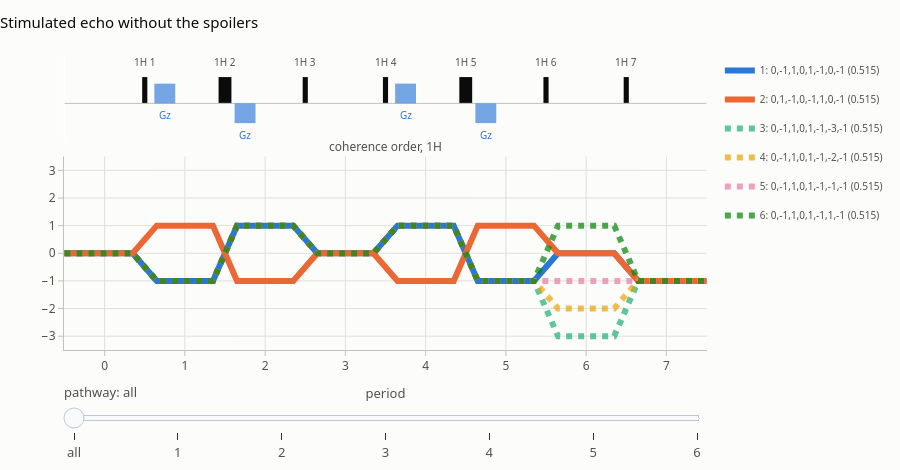

Write notebook code for a chart like this one.
### Code cell
plot_pathways(
    simulate(stimulated_echo(False), ste_cycle, wanted=wanted_ste), top=6, title="Stimulated echo without the spoilers"
)

### Figure 1 — Plotly figure (JSON) as saved in the notebook; plotly's stock layout.template omitted (floating-point values rounded to 4 significant figures)
{"data": [{"hovertemplate": "pathway 1: 0,-1,1,0,1,-1,0,-1<br>total 0.5149, ψ 0°<br>pc 1 · grad 1 · diff 0.5149 · pulse 1<extra></extra>", "legendgroup": "0", "line": {"color": "#2a78d6", "dash": "solid", "width": 6.0}, "mode": "lines", "name": "1: 0,-1,1,0,1,-1,0,-1 (0.515)", "opacity": 1.0, "showlegend": true, "x": [0.0, 0.85, 1.15, 1.85, 2.15, 2.85, 3.15, 3.85, 4.15, 4.85, 5.15, 5.85, 6.15, 6.85, 7.15, 8.0], "y": [0, 0, -1, -1, 1, 1, 0, 0, 1, 1, -1, -1, 0, 0, -1, -1], "type": "scatter", "xaxis": "x2", "yaxis": "y2"}, {"hovertemplate": "pathway 2: 0,1,-1,0,-1,1,0,-1<br>total 0.5149, ψ 0°<br>pc 1 · grad 1 · diff 0.5149 · pulse 1<extra></extra>", "legendgroup": "1", "line": {"color": "#eb6834", "dash": "solid", "width": 6.0}, "mode": "lines", "name": "2: 0,1,-1,0,-1,1,0,-1 (0.515)", "opacity": 1.0, "showlegend": true, "x": [0.0, 0.85, 1.15, 1.85, 2.15, 2.85, 3.15, 3.85, 4.15, 4.85, 5.15, 5.85, 6.15, 6.85, 7.15, 8.0], "y": [0, 0, 1, 1, -1, -1, 0, 0, -1, -1, 1, 1, 0, 0, -1, -1], "type": "scatter", "xaxis": "x2", "yaxis": "y2"}, {"hovertemplate": "pathway 3: 0,-1,1,0,1,-1,-3,-1<br>total 0.5149, ψ 180°<br>pc 1 · grad 1 · diff 0.5149 · pulse 1<extra></extra>", "legendgroup": "2", "line": {"color": "#1baf7a", "dash": "dot", "width": 6.0}, "mode": "lines", "name": "3: 0,-1,1,0,1,-1,-3,-1 (0.515)", "opacity": 0.7, "showlegend": true, "x": [0.0, 0.85, 1.15, 1.85, 2.15, 2.85, 3.15, 3.85, 4.15, 4.85, 5.15, 5.85, 6.15, 6.85, 7.15, 8.0], "y": [0, 0, -1, -1, 1, 1, 0, 0, 1, 1, -1, -1, -3, -3, -1, -1], "type": "scatter", "xaxis": "x2", "yaxis": "y2"}, {"hovertemplate": "pathway 4: 0,-1,1,0,1,-1,-2,-1<br>total 0.5149, ψ 0°<br>pc 1 · grad 1 · diff 0.5149 · pulse 1<extra></extra>", "legendgroup": "3", "line": {"color": "#eda100", "dash": "dot", "width": 6.0}, "mode": "lines", "name": "4: 0,-1,1,0,1,-1,-2,-1 (0.515)", "opacity": 0.7, "showlegend": true, "x": [0.0, 0.85, 1.15, 1.85, 2.15, 2.85, 3.15, 3.85, 4.15, 4.85, 5.15, 5.85, 6.15, 6.85, 7.15, 8.0], "y": [0, 0, -1, -1, 1, 1, 0, 0, 1, 1, -1, -1, -2, -2, -1, -1], "type": "scatter", "xaxis": "x2", "yaxis": "y2"}, {"hovertemplate": "pathway 5: 0,-1,1,0,1,-1,-1,-1<br>total 0.5149, ψ 180°<br>pc 1 · grad 1 · diff 0.5149 · pulse 1<extra></extra>", "legendgroup": "4", "line": {"color": "#e87ba4", "dash": "dot", "width": 6.0}, "mode": "lines", "name": "5: 0,-1,1,0,1,-1,-1,-1 (0.515)", "opacity": 0.7, "showlegend": true, "x": [0.0, 0.85, 1.15, 1.85, 2.15, 2.85, 3.15, 3.85, 4.15, 4.85, 5.15, 5.85, 6.15, 6.85, 7.15, 8.0], "y": [0, 0, -1, -1, 1, 1, 0, 0, 1, 1, -1, -1, -1, -1, -1, -1], "type": "scatter", "xaxis": "x2", "yaxis": "y2"}, {"hovertemplate": "pathway 6: 0,-1,1,0,1,-1,1,-1<br>total 0.5149, ψ 180°<br>pc 1 · grad 1 · diff 0.5149 · pulse 1<extra></extra>", "legendgroup": "5", "line": {"color": "#008300", "dash": "dot", "width": 6.0}, "mode": "lines", "name": "6: 0,-1,1,0,1,-1,1,-1 (0.515)", "opacity": 0.7, "showlegend": true, "x": [0.0, 0.85, 1.15, 1.85, 2.15, 2.85, 3.15, 3.85, 4.15, 4.85, 5.15, 5.85, 6.15, 6.85, 7.15, 8.0], "y": [0, 0, -1, -1, 1, 1, 0, 0, 1, 1, -1, -1, 1, 1, -1, -1], "type": "scatter", "xaxis": "x2", "yaxis": "y2"}], "layout": {"xaxis": {"anchor": "y", "domain": [0.0, 1.0], "matches": "x2", "showticklabels": false, "showgrid": false}, "yaxis": {"anchor": "x", "domain": [0.718, 1.0], "visible": false, "range": [-1.35, 1.8]}, "xaxis2": {"anchor": "y2", "domain": [0.0, 1.0], "title": {"font": {"color": "#52514e", "size": 13}, "text": "period"}, "tickfont": {"color": "#52514e", "size": 12}, "showgrid": true, "gridcolor": "#e1e0d9", "zeroline": false, "showline": true, "linecolor": "#c3c2b7", "ticks": "outside", "tickcolor": "#c3c2b7", "tickvals": [0.5, 1.5, 2.5, 3.5, 4.5, 5.5, 6.5, 7.5], "ticktext": ["0", "1", "2", "3", "4", "5", "6", "7"]}, "yaxis2": {"anchor": "x2", "domain": [0.0, 0.658], "tickfont": {"color": "#52514e", "size": 12}, "title": {"font": {"color": "#52514e", "size": 13}}, "range": [-3.5, 3.5], "dtick": 1, "showgrid": true, "gridcolor": "#e1e0d9", "zeroline": false, "showline": true, "linecolor": "#c3c2b7", "ticks": "outside", "tickcolor": "#c3c2b7"}, "annotations": [{"font": {"color": "#52514e", "size": 12}, "showarrow": false, "text": "coherence order, 1H", "x": 0.5, "xanchor": "center", "xref": "paper", "y": 0.658, "yanchor": "bottom", "yref": "paper"}, {"font": {"color": "#52514e", "size": 10}, "showarrow": false, "text": "1H 1", "x": 1.0, "xanchor": "center", "xref": "x", "y": 1.22, "yanchor": "bottom", "yref": "y"}, {"font": {"color": "#52514e", "size": 10}, "showarrow": false, "text": "1H 2", "x": 2.0, "xanchor": "center", "xref": "x", "y": 1.22, "yanchor": "bottom", "yref": "y"}, {"font": {"color": "#52514e", "size": 10}, "showarrow": false, "text": "1H 3", "x": 3.0, "xanchor": "center", "xref": "x", "y": 1.22, "yanchor": "bottom", "yref": "y"}, {"font": {"color": "#52514e", "size": 10}, "showarrow": false, "text": "1H 4", "x": 4.0, "xanchor": "center", "xref": "x", "y": 1.22, "yanchor": "bottom", "yref": "y"}, {"font": {"color": "#52514e", "size": 10}, "showarrow": false, "text": "1H 5", "x": 5.0, "xanchor": "center", "xref": "x", "y": 1.22, "yanchor": "bottom", "yref": "y"}, {"font": {"color": "#52514e", "size": 10}, "showarrow": false, "text": "1H 6", "x": 6.0, "xanchor": "center", "xref": "x", "y": 1.22, "yanchor": "bottom", "yref": "y"}, {"font": {"color": "#52514e", "size": 10}, "showarrow": false, "text": "1H 7", "x": 7.0, "xanchor": "center", "xref": "x", "y": 1.22, "yanchor": "bottom", "yref": "y"}, {"font": {"color": "#2a78d6", "size": 10}, "showarrow": false, "text": "Gz", "x": 1.25, "xanchor": "center", "xref": "x", "y": -0.1, "yanchor": "top", "yref": "y"}, {"font": {"color": "#2a78d6", "size": 10}, "showarrow": false, "text": "Gz", "x": 2.25, "xanchor": "center", "xref": "x", "y": -0.85, "yanchor": "top", "yref": "y"}, {"font": {"color": "#2a78d6", "size": 10}, "showarrow": false, "text": "Gz", "x": 4.25, "xanchor": "center", "xref": "x", "y": -0.1, "yanchor": "top", "yref": "y"}, {"font": {"color": "#2a78d6", "size": 10}, "showarrow": false, "text": "Gz", "x": 5.25, "xanchor": "center", "xref": "x", "y": -0.85, "yanchor": "top", "yref": "y"}], "shapes": [{"fillcolor": "#0b0b0b", "line": {"width": 0}, "type": "rect", "x0": 0.968, "x1": 1.032, "xref": "x", "y0": 0.0, "y1": 1.0, "yref": "y"}, {"fillcolor": "#0b0b0b", "line": {"width": 0}, "type": "rect", "x0": 1.92, "x1": 2.08, "xref": "x", "y0": 0.0, "y1": 1.0, "yref": "y"}, {"fillcolor": "#0b0b0b", "line": {"width": 0}, "type": "rect", "x0": 2.968, "x1": 3.032, "xref": "x", "y0": 0.0, "y1": 1.0, "yref": "y"}, {"fillcolor": "#0b0b0b", "line": {"width": 0}, "type": "rect", "x0": 3.968, "x1": 4.032, "xref": "x", "y0": 0.0, "y1": 1.0, "yref": "y"}, {"fillcolor": "#0b0b0b", "line": {"width": 0}, "type": "rect", "x0": 4.92, "x1": 5.08, "xref": "x", "y0": 0.0, "y1": 1.0, "yref": "y"}, {"fillcolor": "#0b0b0b", "line": {"width": 0}, "type": "rect", "x0": 5.968, "x1": 6.032, "xref": "x", "y0": 0.0, "y1": 1.0, "yref": "y"}, {"fillcolor": "#0b0b0b", "line": {"width": 0}, "type": "rect", "x0": 6.968, "x1": 7.032, "xref": "x", "y0": 0.0, "y1": 1.0, "yref": "y"}, {"line": {"color": "#c3c2b7", "width": 1}, "type": "line", "x0": 0.0, "x1": 8.0, "xref": "x", "y0": 0.0, "y1": 0.0, "yref": "y"}, {"fillcolor": "#2a78d6", "line": {"width": 0}, "opacity": 0.65, "type": "rect", "x0": 1.12, "x1": 1.38, "xref": "x", "y0": 0.0, "y1": 0.75, "yref": "y"}, {"fillcolor": "#2a78d6", "line": {"width": 0}, "opacity": 0.65, "type": "rect", "x0": 2.12, "x1": 2.38, "xref": "x", "y0": 0.0, "y1": -0.75, "yref": "y"}, {"fillcolor": "#2a78d6", "line": {"width": 0}, "opacity": 0.65, "type": "rect", "x0": 4.12, "x1": 4.38, "xref": "x", "y0": 0.0, "y1": 0.75, "yref": "y"}, {"fillcolor": "#2a78d6", "line": {"width": 0}, "opacity": 0.65, "type": "rect", "x0": 5.12, "x1": 5.38, "xref": "x", "y0": 0.0, "y1": -0.75, "yref": "y"}], "font": {"family": "system-ui, -apple-system, \"Segoe UI\", Roboto, sans-serif", "color": "#0b0b0b", "size": 13}, "margin": {"l": 64, "r": 24, "t": 56, "b": 48}, "title": {"font": {"size": 15, "color": "#0b0b0b"}, "text": "Stimulated echo without the spoilers", "x": 0, "xanchor": "left"}, "legend": {"font": {"size": 10, "color": "#52514e"}, "orientation": "v", "x": 1.02, "y": 1, "bgcolor": "rgba(0,0,0,0)"}, "modebar": {"bgcolor": "rgba(0,0,0,0)", "color": "#898781", "activecolor": "#52514e", "remove": ["lasso2d", "select2d"]}, "sliders": [{"active": 0, "currentvalue": {"font": {"color": "#52514e"}, "prefix": "pathway: "}, "font": {"color": "#52514e"}, "pad": {"t": 30}, "steps": [{"args": [{"opacity": [1.0, 1.0, 0.7, 0.7, 0.7, 0.7]}, {"annotations": [{"font": {"color": "#52514e", "size": 12}, "showarrow": false, "text": "coherence order, 1H", "x": 0.5, "xanchor": "center", "xref": "paper", "y": 0.658, "yanchor": "bottom", "yref": "paper"}, {"font": {"color": "#52514e", "size": 10}, "showarrow": false, "text": "1H 1", "x": 1.0, "xanchor": "center", "xref": "x", "y": 1.22, "yanchor": "bottom", "yref": "y"}, {"font": {"color": "#52514e", "size": 10}, "showarrow": false, "text": "1H 2", "x": 2.0, "xanchor": "center", "xref": "x", "y": 1.22, "yanchor": "bottom", "yref": "y"}, {"font": {"color": "#52514e", "size": 10}, "showarrow": false, "text": "1H 3", "x": 3.0, "xanchor": "center", "xref": "x", "y": 1.22, "yanchor": "bottom", "yref": "y"}, {"font": {"color": "#52514e", "size": 10}, "showarrow": false, "text": "1H 4", "x": 4.0, "xanchor": "center", "xref": "x", "y": 1.22, "yanchor": "bottom", "yref": "y"}, {"font": {"color": "#52514e", "size": 10}, "showarrow": false, "text": "1H 5", "x": 5.0, "xanchor": "center", "xref": "x", "y": 1.22, "yanchor": "bottom", "yref": "y"}, {"font": {"color": "#52514e", "size": 10}, "showarrow": false, "text": "1H 6", "x": 6.0, "xanchor": "center", "xref": "x", "y": 1.22, "yanchor": "bottom", "yref": "y"}, {"font": {"color": "#52514e", "size": 10}, "showarrow": false, "text": "1H 7", "x": 7.0, "xanchor": "center", "xref": "x", "y": 1.22, "yanchor": "bottom", "yref": "y"}, {"font": {"color": "#2a78d6", "size": 10}, "showarrow": false, "text": "Gz", "x": 1.25, "xanchor": "center", "xref": "x", "y": -0.1, "yanchor": "top", "yref": "y"}, {"font": {"color": "#2a78d6", "size": 10}, "showarrow": false, "text": "Gz", "x": 2.25, "xanchor": "center", "xref": "x", "y": -0.85, "yanchor": "top", "yref": "y"}, {"font": {"color": "#2a78d6", "size": 10}, "showarrow": false, "text": "Gz", "x": 4.25, "xanchor": "center", "xref": "x", "y": -0.1, "yanchor": "top", "yref": "y"}, {"font": {"color": "#2a78d6", "size": 10}, "showarrow": false, "text": "Gz", "x": 5.25, "xanchor": "center", "xref": "x", "y": -0.85, "yanchor": "top", "yref": "y"}]}], "label": "all", "method": "update"}, {"args": [{"opacity": [1.0, 0.12, 0.12, 0.12, 0.12, 0.12]}, {"annotations": [{"font": {"color": "#52514e", "size": 12}, "showarrow": false, "text": "coherence order, 1H", "x": 0.5, "xanchor": "center", "xref": "paper", "y": 0.658, "yanchor": "bottom", "yref": "paper"}, {"font": {"color": "#52514e", "size": 10}, "showarrow": false, "text": "1H 1", "x": 1.0, "xanchor": "center", "xref": "x", "y": 1.22, "yanchor": "bottom", "yref": "y"}, {"font": {"color": "#52514e", "size": 10}, "showarrow": false, "text": "1H 2", "x": 2.0, "xanchor": "center", "xref": "x", "y": 1.22, "yanchor": "bottom", "yref": "y"}, {"font": {"color": "#52514e", "size": 10}, "showarrow": false, "text": "1H 3", "x": 3.0, "xanchor": "center", "xref": "x", "y": 1.22, "yanchor": "bottom", "yref": "y"}, {"font": {"color": "#52514e", "size": 10}, "showarrow": false, "text": "1H 4", "x": 4.0, "xanchor": "center", "xref": "x", "y": 1.22, "yanchor": "bottom", "yref": "y"}, {"font": {"color": "#52514e", "size": 10}, "showarrow": false, "text": "1H 5", "x": 5.0, "xanchor": "center", "xref": "x", "y": 1.22, "yanchor": "bottom", "yref": "y"}, {"font": {"color": "#52514e", "size": 10}, "showarrow": false, "text": "1H 6", "x": 6.0, "xanchor": "center", "xref": "x", "y": 1.22, "yanchor": "bottom", "yref": "y"}, {"font": {"color": "#52514e", "size": 10}, "showarrow": false, "text": "1H 7", "x": 7.0, "xanchor": "center", "xref": "x", "y": 1.22, "yanchor": "bottom", "yref": "y"}, {"font": {"color": "#2a78d6", "size": 10}, "showarrow": false, "text": "Gz", "x": 1.25, "xanchor": "center", "xref": "x", "y": -0.1, "yanchor": "top", "yref": "y"}, {"font": {"color": "#2a78d6", "size": 10}, "showarrow": false, "text": "Gz", "x": 2.25, "xanchor": "center", "xref": "x", "y": -0.85, "yanchor": "top", "yref": "y"}, {"font": {"color": "#2a78d6", "size": 10}, "showarrow": false, "text": "Gz", "x": 4.25, "xanchor": "center", "xref": "x", "y": -0.1, "yanchor": "top", "yref": "y"}, {"font": {"color": "#2a78d6", "size": 10}, "showarrow": false, "text": "Gz", "x": 5.25, "xanchor": "center", "xref": "x", "y": -0.85, "yanchor": "top", "yref": "y"}, {"xref": "paper", "yref": "paper", "x": 1.0, "y": 0.0, "xanchor": "right", "yanchor": "bottom", "align": "left", "showarrow": false, "bgcolor": "#fcfcfb", "bordercolor": "#c3c2b7", "borderwidth": 1, "font": {"size": 11, "color": "#0b0b0b"}, "text": "<b>pathway 1</b> 0,-1,1,0,1,-1,0,-1 (wanted)<br>total 0.5149, ψ 0°<br>phase cycle 1<br>gradient 1<br>diffusion 0.5149<br>pulses 1"}]}], "label": "1", "method": "update"}, {"args": [{"opacity": [0.12, 1.0, 0.12, 0.12, 0.12, 0.12]}, {"annotations": [{"font": {"color": "#52514e", "size": 12}, "showarrow": false, "text": "coherence order, 1H", "x": 0.5, "xanchor": "center", "xref": "paper", "y": 0.658, "yanchor": "bottom", "yref": "paper"}, {"font": {"color": "#52514e", "size": 10}, "showarrow": false, "text": "1H 1", "x": 1.0, "xanchor": "center", "xref": "x", "y": 1.22, "yanchor": "bottom", "yref": "y"}, {"font": {"color": "#52514e", "size": 10}, "showarrow": false, "text": "1H 2", "x": 2.0, "xanchor": "center", "xref": "x", "y": 1.22, "yanchor": "bottom", "yref": "y"}, {"font": {"color": "#52514e", "size": 10}, "showarrow": false, "text": "1H 3", "x": 3.0, "xanchor": "center", "xref": "x", "y": 1.22, "yanchor": "bottom", "yref": "y"}, {"font": {"color": "#52514e", "size": 10}, "showarrow": false, "text": "1H 4", "x": 4.0, "xanchor": "center", "xref": "x", "y": 1.22, "yanchor": "bottom", "yref": "y"}, {"font": {"color": "#52514e", "size": 10}, "showarrow": false, "text": "1H 5", "x": 5.0, "xanchor": "center", "xref": "x", "y": 1.22, "yanchor": "bottom", "yref": "y"}, {"font": {"color": "#52514e", "size": 10}, "showarrow": false, "text": "1H 6", "x": 6.0, "xanchor": "center", "xref": "x", "y": 1.22, "yanchor": "bottom", "yref": "y"}, {"font": {"color": "#52514e", "size": 10}, "showarrow": false, "text": "1H 7", "x": 7.0, "xanchor": "center", "xref": "x", "y": 1.22, "yanchor": "bottom", "yref": "y"}, {"font": {"color": "#2a78d6", "size": 10}, "showarrow": false, "text": "Gz", "x": 1.25, "xanchor": "center", "xref": "x", "y": -0.1, "yanchor": "top", "yref": "y"}, {"font": {"color": "#2a78d6", "size": 10}, "showarrow": false, "text": "Gz", "x": 2.25, "xanchor": "center", "xref": "x", "y": -0.85, "yanchor": "top", "yref": "y"}, {"font": {"color": "#2a78d6", "size": 10}, "showarrow": false, "text": "Gz", "x": 4.25, "xanchor": "center", "xref": "x", "y": -0.1, "yanchor": "top", "yref": "y"}, {"font": {"color": "#2a78d6", "size": 10}, "showarrow": false, "text": "Gz", "x": 5.25, "xanchor": "center", "xref": "x", "y": -0.85, "yanchor": "top", "yref": "y"}, {"xref": "paper", "yref": "paper", "x": 1.0, "y": 0.0, "xanchor": "right", "yanchor": "bottom", "align": "left", "showarrow": false, "bgcolor": "#fcfcfb", "bordercolor": "#c3c2b7", "borderwidth": 1, "font": {"size": 11, "color": "#0b0b0b"}, "text": "<b>pathway 2</b> 0,1,-1,0,-1,1,0,-1 (wanted)<br>total 0.5149, ψ 0°<br>phase cycle 1<br>gradient 1<br>diffusion 0.5149<br>pulses 1"}]}], "label": "2", "method": "update"}, {"args": [{"opacity": [0.12, 0.12, 1.0, 0.12, 0.12, 0.12]}, {"annotations": [{"font": {"color": "#52514e", "size": 12}, "showarrow": false, "text": "coherence order, 1H", "x": 0.5, "xanchor": "center", "xref": "paper", "y": 0.658, "yanchor": "bottom", "yref": "paper"}, {"font": {"color": "#52514e", "size": 10}, "showarrow": false, "text": "1H 1", "x": 1.0, "xanchor": "center", "xref": "x", "y": 1.22, "yanchor": "bottom", "yref": "y"}, {"font": {"color": "#52514e", "size": 10}, "showarrow": false, "text": "1H 2", "x": 2.0, "xanchor": "center", "xref": "x", "y": 1.22, "yanchor": "bottom", "yref": "y"}, {"font": {"color": "#52514e", "size": 10}, "showarrow": false, "text": "1H 3", "x": 3.0, "xanchor": "center", "xref": "x", "y": 1.22, "yanchor": "bottom", "yref": "y"}, {"font": {"color": "#52514e", "size": 10}, "showarrow": false, "text": "1H 4", "x": 4.0, "xanchor": "center", "xref": "x", "y": 1.22, "yanchor": "bottom", "yref": "y"}, {"font": {"color": "#52514e", "size": 10}, "showarrow": false, "text": "1H 5", "x": 5.0, "xanchor": "center", "xref": "x", "y": 1.22, "yanchor": "bottom", "yref": "y"}, {"font": {"color": "#52514e", "size": 10}, "showarrow": false, "text": "1H 6", "x": 6.0, "xanchor": "center", "xref": "x", "y": 1.22, "yanchor": "bottom", "yref": "y"}, {"font": {"color": "#52514e", "size": 10}, "showarrow": false, "text": "1H 7", "x": 7.0, "xanchor": "center", "xref": "x", "y": 1.22, "yanchor": "bottom", "yref": "y"}, {"font": {"color": "#2a78d6", "size": 10}, "showarrow": false, "text": "Gz", "x": 1.25, "xanchor": "center", "xref": "x", "y": -0.1, "yanchor": "top", "yref": "y"}, {"font": {"color": "#2a78d6", "size": 10}, "showarrow": false, "text": "Gz", "x": 2.25, "xanchor": "center", "xref": "x", "y": -0.85, "yanchor": "top", "yref": "y"}, {"font": {"color": "#2a78d6", "size": 10}, "showarrow": false, "text": "Gz", "x": 4.25, "xanchor": "center", "xref": "x", "y": -0.1, "yanchor": "top", "yref": "y"}, {"font": {"color": "#2a78d6", "size": 10}, "showarrow": false, "text": "Gz", "x": 5.25, "xanchor": "center", "xref": "x", "y": -0.85, "yanchor": "top", "yref": "y"}, {"xref": "paper", "yref": "paper", "x": 1.0, "y": 0.0, "xanchor": "right", "yanchor": "bottom", "align": "left", "showarrow": false, "bgcolor": "#fcfcfb", "bordercolor": "#c3c2b7", "borderwidth": 1, "font": {"size": 11, "color": "#0b0b0b"}, "text": "<b>pathway 3</b> 0,-1,1,0,1,-1,-3,-1<br>total 0.5149, ψ 180°<br>phase cycle 1<br>gradient 1<br>diffusion 0.5149<br>pulses 1"}]}], "label": "3", "method": "update"}, {"args": [{"opacity": [0.12, 0.12, 0.12, 1.0, 0.12, 0.12]}, {"annotations": [{"font": {"color": "#52514e", "size": 12}, "showarrow": false, "text": "coherence order, 1H", "x": 0.5, "xanchor": "center", "xref": "paper", "y": 0.658, "yanchor": "bottom", "yref": "paper"}, {"font": {"color": "#52514e", "size": 10}, "showarrow": false, "text": "1H 1", "x": 1.0, "xanchor": "center", "xref": "x", "y": 1.22, "yanchor": "bottom", "yref": "y"}, {"font": {"color": "#52514e", "size": 10}, "showarrow": false, "text": "1H 2", "x": 2.0, "xanchor": "center", "xref": "x", "y": 1.22, "yanchor": "bottom", "yref": "y"}, {"font": {"color": "#52514e", "size": 10}, "showarrow": false, "text": "1H 3", "x": 3.0, "xanchor": "center", "xref": "x", "y": 1.22, "yanchor": "bottom", "yref": "y"}, {"font": {"color": "#52514e", "size": 10}, "showarrow": false, "text": "1H 4", "x": 4.0, "xanchor": "center", "xref": "x", "y": 1.22, "yanchor": "bottom", "yref": "y"}, {"font": {"color": "#52514e", "size": 10}, "showarrow": false, "text": "1H 5", "x": 5.0, "xanchor": "center", "xref": "x", "y": 1.22, "yanchor": "bottom", "yref": "y"}, {"font": {"color": "#52514e", "size": 10}, "showarrow": false, "text": "1H 6", "x": 6.0, "xanchor": "center", "xref": "x", "y": 1.22, "yanchor": "bottom", "yref": "y"}, {"font": {"color": "#52514e", "size": 10}, "showarrow": false, "text": "1H 7", "x": 7.0, "xanchor": "center", "xref": "x", "y": 1.22, "yanchor": "bottom", "yref": "y"}, {"font": {"color": "#2a78d6", "size": 10}, "showarrow": false, "text": "Gz", "x": 1.25, "xanchor": "center", "xref": "x", "y": -0.1, "yanchor": "top", "yref": "y"}, {"font": {"color": "#2a78d6", "size": 10}, "showarrow": false, "text": "Gz", "x": 2.25, "xanchor": "center", "xref": "x", "y": -0.85, "yanchor": "top", "yref": "y"}, {"font": {"color": "#2a78d6", "size": 10}, "showarrow": false, "text": "Gz", "x": 4.25, "xanchor": "center", "xref": "x", "y": -0.1, "yanchor": "top", "yref": "y"}, {"font": {"color": "#2a78d6", "size": 10}, "showarrow": false, "text": "Gz", "x": 5.25, "xanchor": "center", "xref": "x", "y": -0.85, "yanchor": "top", "yref": "y"}, {"xref": "paper", "yref": "paper", "x": 1.0, "y": 0.0, "xanchor": "right", "yanchor": "bottom", "align": "left", "showarrow": false, "bgcolor": "#fcfcfb", "bordercolor": "#c3c2b7", "borderwidth": 1, "font": {"size": 11, "color": "#0b0b0b"}, "text": "<b>pathway 4</b> 0,-1,1,0,1,-1,-2,-1<br>total 0.5149, ψ 0°<br>phase cycle 1<br>gradient 1<br>diffusion 0.5149<br>pulses 1"}]}], "label": "4", "method": "update"}, {"args": [{"opacity": [0.12, 0.12, 0.12, 0.12, 1.0, 0.12]}, {"annotations": [{"font": {"color": "#52514e", "size": 12}, "showarrow": false, "text": "coherence order, 1H", "x": 0.5, "xanchor": "center", "xref": "paper", "y": 0.658, "yanchor": "bottom", "yref": "paper"}, {"font": {"color": "#52514e", "size": 10}, "showarrow": false, "text": "1H 1", "x": 1.0, "xanchor": "center", "xref": "x", "y": 1.22, "yanchor": "bottom", "yref": "y"}, {"font": {"color": "#52514e", "size": 10}, "showarrow": false, "text": "1H 2", "x": 2.0, "xanchor": "center", "xref": "x", "y": 1.22, "yanchor": "bottom", "yref": "y"}, {"font": {"color": "#52514e", "size": 10}, "showarrow": false, "text": "1H 3", "x": 3.0, "xanchor": "center", "xref": "x", "y": 1.22, "yanchor": "bottom", "yref": "y"}, {"font": {"color": "#52514e", "size": 10}, "showarrow": false, "text": "1H 4", "x": 4.0, "xanchor": "center", "xref": "x", "y": 1.22, "yanchor": "bottom", "yref": "y"}, {"font": {"color": "#52514e", "size": 10}, "showarrow": false, "text": "1H 5", "x": 5.0, "xanchor": "center", "xref": "x", "y": 1.22, "yanchor": "bottom", "yref": "y"}, {"font": {"color": "#52514e", "size": 10}, "showarrow": false, "text": "1H 6", "x": 6.0, "xanchor": "center", "xref": "x", "y": 1.22, "yanchor": "bottom", "yref": "y"}, {"font": {"color": "#52514e", "size": 10}, "showarrow": false, "text": "1H 7", "x": 7.0, "xanchor": "center", "xref": "x", "y": 1.22, "yanchor": "bottom", "yref": "y"}, {"font": {"color": "#2a78d6", "size": 10}, "showarrow": false, "text": "Gz", "x": 1.25, "xanchor": "center", "xref": "x", "y": -0.1, "yanchor": "top", "yref": "y"}, {"font": {"color": "#2a78d6", "size": 10}, "showarrow": false, "text": "Gz", "x": 2.25, "xanchor": "center", "xref": "x", "y": -0.85, "yanchor": "top", "yref": "y"}, {"font": {"color": "#2a78d6", "size": 10}, "showarrow": false, "text": "Gz", "x": 4.25, "xanchor": "center", "xref": "x", "y": -0.1, "yanchor": "top", "yref": "y"}, {"font": {"color": "#2a78d6", "size": 10}, "showarrow": false, "text": "Gz", "x": 5.25, "xanchor": "center", "xref": "x", "y": -0.85, "yanchor": "top", "yref": "y"}, {"xref": "paper", "yref": "paper", "x": 1.0, "y": 0.0, "xanchor": "right", "yanchor": "bottom", "align": "left", "showarrow": false, "bgcolor": "#fcfcfb", "bordercolor": "#c3c2b7", "borderwidth": 1, "font": {"size": 11, "color": "#0b0b0b"}, "text": "<b>pathway 5</b> 0,-1,1,0,1,-1,-1,-1<br>total 0.5149, ψ 180°<br>phase cycle 1<br>gradient 1<br>diffusion 0.5149<br>pulses 1"}]}], "label": "5", "method": "update"}, {"args": [{"opacity": [0.12, 0.12, 0.12, 0.12, 0.12, 1.0]}, {"annotations": [{"font": {"color": "#52514e", "size": 12}, "showarrow": false, "text": "coherence order, 1H", "x": 0.5, "xanchor": "center", "xref": "paper", "y": 0.658, "yanchor": "bottom", "yref": "paper"}, {"font": {"color": "#52514e", "size": 10}, "showarrow": false, "text": "1H 1", "x": 1.0, "xanchor": "center", "xref": "x", "y": 1.22, "yanchor": "bottom", "yref": "y"}, {"font": {"color": "#52514e", "size": 10}, "showarrow": false, "text": "1H 2", "x": 2.0, "xanchor": "center", "xref": "x", "y": 1.22, "yanchor": "bottom", "yref": "y"}, {"font": {"color": "#52514e", "size": 10}, "showarrow": false, "text": "1H 3", "x": 3.0, "xanchor": "center", "xref": "x", "y": 1.22, "yanchor": "bottom", "yref": "y"}, {"font": {"color": "#52514e", "size": 10}, "showarrow": false, "text": "1H 4", "x": 4.0, "xanchor": "center", "xref": "x", "y": 1.22, "yanchor": "bottom", "yref": "y"}, {"font": {"color": "#52514e", "size": 10}, "showarrow": false, "text": "1H 5", "x": 5.0, "xanchor": "center", "xref": "x", "y": 1.22, "yanchor": "bottom", "yref": "y"}, {"font": {"color": "#52514e", "size": 10}, "showarrow": false, "text": "1H 6", "x": 6.0, "xanchor": "center", "xref": "x", "y": 1.22, "yanchor": "bottom", "yref": "y"}, {"font": {"color": "#52514e", "size": 10}, "showarrow": false, "text": "1H 7", "x": 7.0, "xanchor": "center", "xref": "x", "y": 1.22, "yanchor": "bottom", "yref": "y"}, {"font": {"color": "#2a78d6", "size": 10}, "showarrow": false, "text": "Gz", "x": 1.25, "xanchor": "center", "xref": "x", "y": -0.1, "yanchor": "top", "yref": "y"}, {"font": {"color": "#2a78d6", "size": 10}, "showarrow": false, "text": "Gz", "x": 2.25, "xanchor": "center", "xref": "x", "y": -0.85, "yanchor": "top", "yref": "y"}, {"font": {"color": "#2a78d6", "size": 10}, "showarrow": false, "text": "Gz", "x": 4.25, "xanchor": "center", "xref": "x", "y": -0.1, "yanchor": "top", "yref": "y"}, {"font": {"color": "#2a78d6", "size": 10}, "showarrow": false, "text": "Gz", "x": 5.25, "xanchor": "center", "xref": "x", "y": -0.85, "yanchor": "top", "yref": "y"}, {"xref": "paper", "yref": "paper", "x": 1.0, "y": 0.0, "xanchor": "right", "yanchor": "bottom", "align": "left", "showarrow": false, "bgcolor": "#fcfcfb", "bordercolor": "#c3c2b7", "borderwidth": 1, "font": {"size": 11, "color": "#0b0b0b"}, "text": "<b>pathway 6</b> 0,-1,1,0,1,-1,1,-1<br>total 0.5149, ψ 180°<br>phase cycle 1<br>gradient 1<br>diffusion 0.5149<br>pulses 1"}]}], "label": "6", "method": "update"}]}], "height": 470, "paper_bgcolor": "#fcfcfb", "plot_bgcolor": "#fcfcfb", "hovermode": "closest"}}
